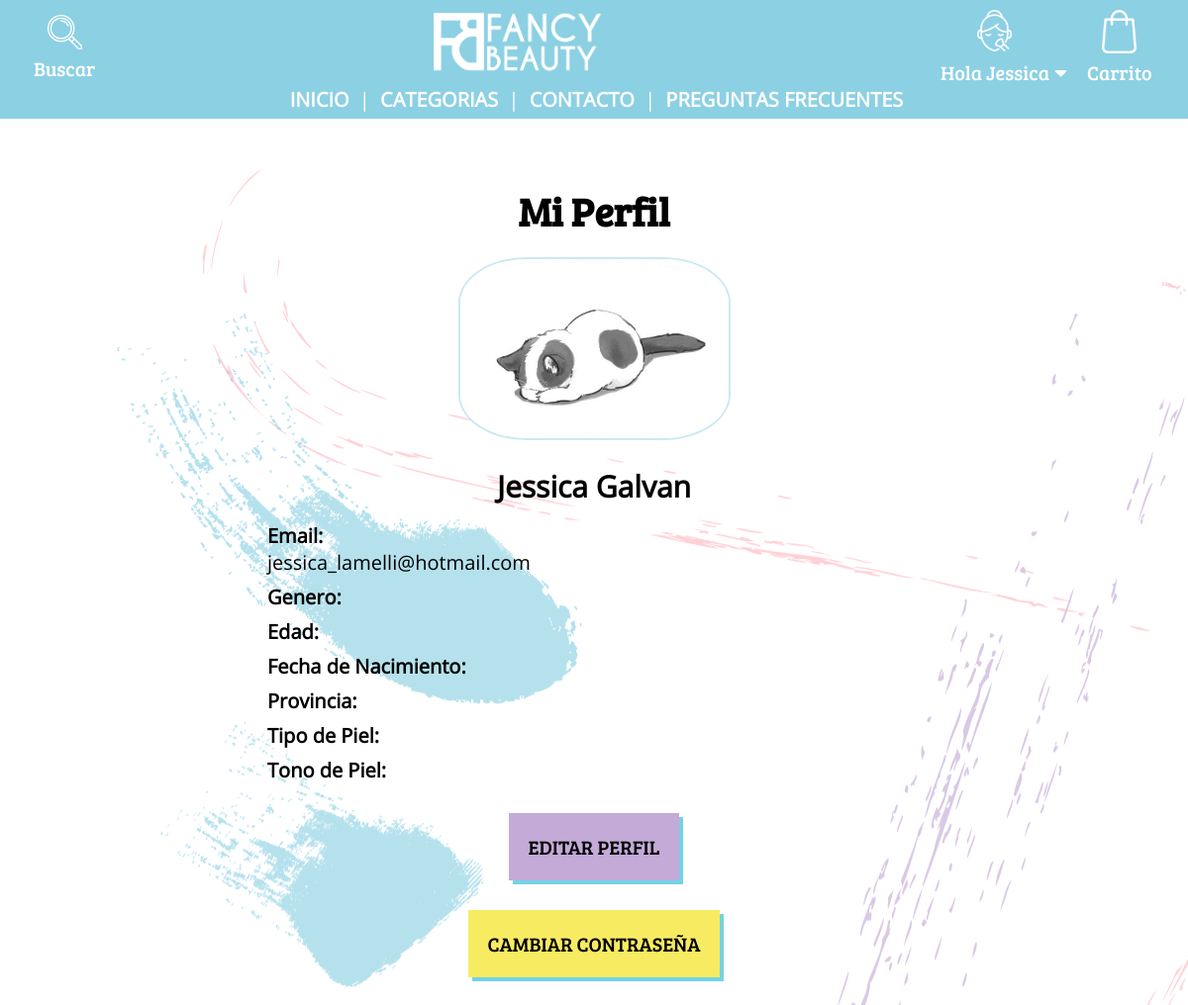
The app's page /perfilUsuario.php (signed in, upper part), older data.
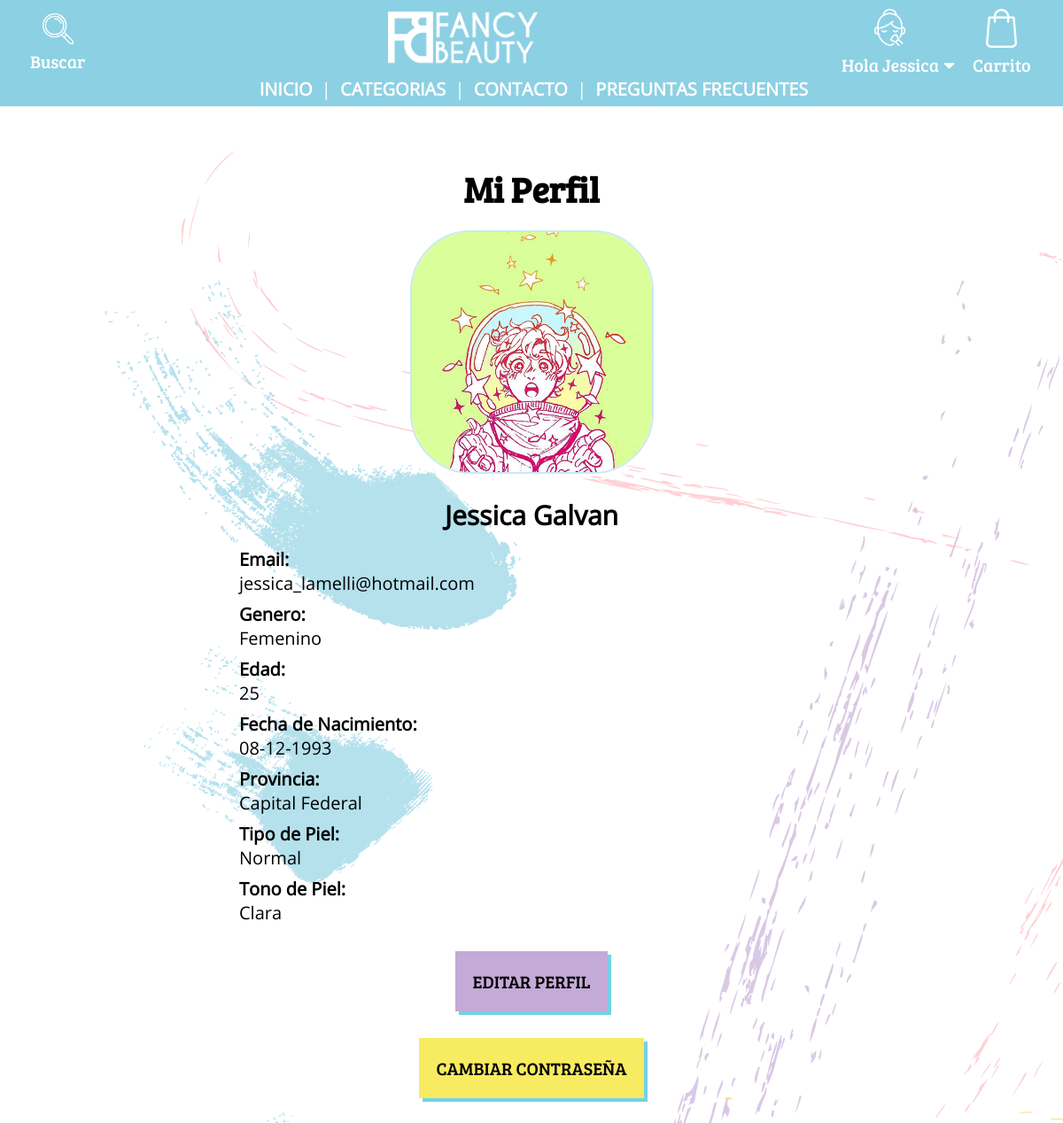
The same page, newer data.
### tables this page shows
CREATE TABLE `usuarios` (
  `id` int(10) UNSIGNED NOT NULL,
  `nombre` varchar(100) NOT NULL,
  `apellido` varchar(100) NOT NULL,
  `email` varchar(255) NOT NULL,
  `contrasenia` varchar(100) NOT NULL,
  `preguntaSeguridad` varchar(50) NOT NULL,
  `respuestaSeguridad` varchar(100) NOT NULL,
  `perfil_id` int(10) UNSIGNED NOT NULL,
  `updated_at` timestamp NOT NULL DEFAULT CURRENT_TIMESTAMP ON UPDATE CURRENT_TIMESTAMP,
  `created_at` timestamp NOT NULL DEFAULT CURRENT_TIMESTAMP
);

CREATE TABLE `perfiles` (
  `id` int(10) NOT NULL,
  `fotoPerfil` varchar(50) NOT NULL DEFAULT 'user-profile-basic.jpg',
  `fechaNacimiento` date DEFAULT NULL,
  `genero` varchar(20) DEFAULT NULL,
  `provincia` varchar(20) DEFAULT NULL,
  `tipoDePiel` varchar(20) DEFAULT NULL,
  `tonoDePiel` varchar(20) DEFAULT NULL,
  `created_at` timestamp NOT NULL DEFAULT CURRENT_TIMESTAMP,
  `updated_at` timestamp NOT NULL DEFAULT CURRENT_TIMESTAMP ON UPDATE CURRENT_TIMESTAMP
);

### loader.php (called while the page is built, shortened)
<?php
require_once('Clases/DB.php');
$baseDatos = new DB();

### Clases/DB.php (called while the page is built, shortened)
<?php
Class DB {
    public function getUserPerfil($email){
          global $conex;
          $consulta = "SELECT usuarios.id, usuarios.nombre, usuarios.apellido, perfiles.id AS 'perfil_id', perfiles.fechaNacimiento, perfiles.fotoPerfil, perfiles.tipoDePiel, perfiles.tonoDePiel, perfiles.genero, perfiles.provincia FROM usuarios INNER JOIN perfiles ON usuarios.perfil_id = perfiles.id WHERE usuarios.email = ?";
          $consultaUsuarios = $conex->prepare($consulta);
          $consultaUsuarios->bindValue(1, $email, PDO::PARAM_STR);
          $consultaUsuarios->execute();
          $dato = $consultaUsuarios->fetch(PDO::FETCH_ASSOC);
          return $dato;
    }
}

### perfilUsuario.php (the view, shortened to what this page needs)
<?php
  require_once('loader.php');
  $email = $_SESSION['email_usuario'];
  $usuarioRecuperado = $baseDatos->getUserPerfil($email);
  $nombre = $usuarioRecuperado['nombre'];
  $apellido = $usuarioRecuperado['apellido'];
  $genero = $usuarioRecuperado['genero'];
  $tonoDePiel = $usuarioRecuperado['tonoDePiel'];;
  $tipoDePiel = $usuarioRecuperado['tipoDePiel'];
  $provincia = $usuarioRecuperado["provincia"];
  $foto = 'img/user-avatar/'.$usuarioRecuperado["fotoPerfil"];
  $fechaNacimientoOriginal = $usuarioRecuperado["fechaNacimiento"];
  function calcularEdad($fecha){
      $dia = date("j");
      $mes = date("n");
      $anio = date("Y");
      $anioNacimiento = substr($fecha, 0, 4);
      $mesNacimiento = substr($fecha, 5, 2);
      $diaNacimiento = substr($fecha, 8, 2);
      if($mesNacimiento > $mes){
          $edad = $anio - $anioNacimiento-1;
      } else {
          if($mes == $mesNacimiento && $diaNacimiento > $dia){
              $edad = $anio - $anioNacimiento -1;
          } else {
              $edad = $anio - $anioNacimiento;
          }
      }
      return $edad;
  }
  if($fechaNacimientoOriginal != "") {
    $fechaNacimiento = date("d-m-Y", strtotime($fechaNacimientoOriginal));
    $edad = calcularEdad($fechaNacimientoOriginal);
  }
  require_once("partials/header.php");
 ?>
<main class="main-container">
    <div class="perfil-container">
        <h2>Mi Perfil</h2>
        <div class="fotoPerfil">
            <img src="<?=$foto?>" alt="Foto Perfil">
        </div>
        <div class="nombreUsuario">
            <h3 id="nombreUsuario"><?=$nombre." ".$apellido;?></h3>
        </div>
        <div class="datosBasicos">
            <h4>Email: </h4><span><?=$email?></span>
            <h4>Genero: </h4> <span><?=$genero?></span>
            <h4>Edad: </h4> <span><?=$edad?></span>
            <h4>Fecha de Nacimiento: </h4><span><?=$fechaNacimiento?></span>
            <h4>Provincia: </h4><span><?=$provincia?></span>
            <h4>Tipo de Piel: </h4><span><?=$tipoDePiel?></span>
            <h4>Tono de Piel: </h4><span><?=$tonoDePiel?></span>
        </div>
        <div class="caja-botones">
            <form class="editar-button-violeta " action="editarPerfil.php" method="post">
                <button type="submit" name="">Editar Perfil</button>
            </form>
            <form class="editar-button-amarillo" action="cambiarContrasenia.php" method="post">
                <button type="submit" name="">Cambiar Contraseña</button>
            </form>
        </div>
    </div>
</main>
<?php
    require_once("partials/footer.php");
?>

Row changes from the older to the newer data that the page shows:
changed usuarios "Jessica": perfiles.fotoPerfil: a different picture; perfiles.genero (not shown) → "Femenino"; perfiles.fechaNacimiento (not shown) → "25"; perfiles.fechaNacimiento (not shown) → "08-12-1993"; perfiles.provincia (not shown) → "Capital Federal"; perfiles.tipoDePiel (not shown) → "Normal"; perfiles.tonoDePiel (not shown) → "Clara"
